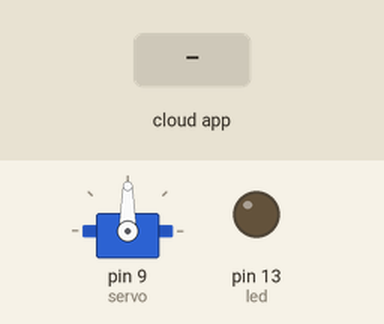
The sketch below on a simulated Arduino Uno, built with avr-gcc and run on an emulated ATmega328P. Shown: servo, output pins drawn as LEDs (lit = HIGH). The inputs (shaded band) are chosen by the test bench. The ROS host is connected and sends only what is stated.

Above: at 1.2 s.
1.3 s: the phone or cloud app sets servo to 0
At 1.6 s:
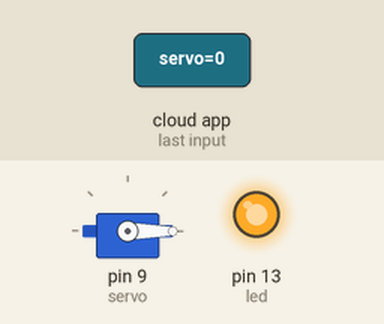
2.8 s: the phone or cloud app sets servo to 45
At 4.0 s:
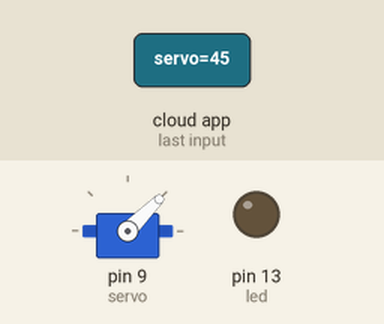
4.3 s: the phone or cloud app sets servo to 90
At 5.1 s:
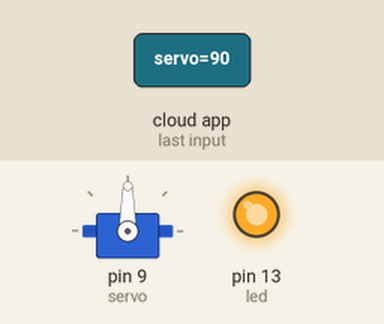
5.8 s: the phone or cloud app sets servo to 180
At 6.2 s:
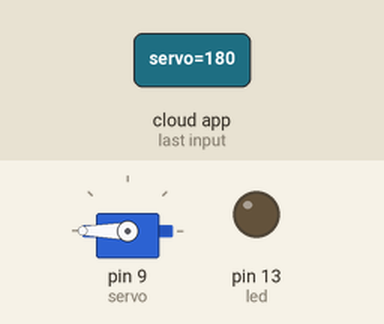
7.3 s: the phone or cloud app sets servo to 45
At 8.5 s:
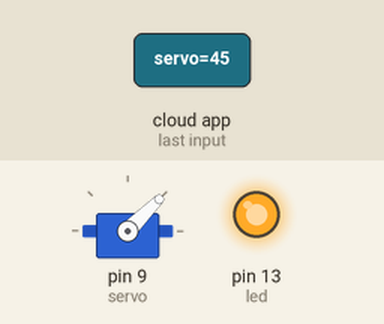
8.8 s: the phone or cloud app sets servo to 0
At 9.7 s:
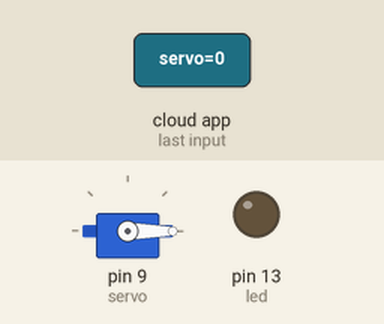
Timing chart, 0 to 11.3 s (numbered marks = the images above; inputs shaded):
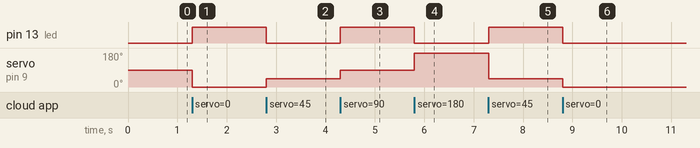

Measured:
- after the input at 1.3 s, pin 13 (led): LOW → HIGH at once; servo on pin 9 (servo): 90° → 0° at once
- after the input at 2.8 s, pin 13 (led): HIGH → LOW at once; servo on pin 9 (servo): 0° → 45° at once
- after the input at 4.3 s, pin 13 (led): LOW → HIGH at once; servo on pin 9 (servo): 45° → 90° at once
- after the input at 5.8 s, pin 13 (led): HIGH → LOW at once; servo on pin 9 (servo): 90° → 180° at once
- after the input at 7.3 s, pin 13 (led): LOW → HIGH at once; servo on pin 9 (servo): 180° → 45° at once
- after the input at 8.8 s, pin 13 (led): HIGH → LOW at once; servo on pin 9 (servo): 45° → 0° at once

The sketch:

ServoControl.ino
```cpp
/*
 * rosserial Servo Control Example
 *
 * This sketch demonstrates the control of hobby R/C servos
 * using ROS and the arduiono
 *
 * For the full tutorial write up, visit
 * www.ros.org/wiki/rosserial_arduino_demos
 *
 * For more information on the Arduino Servo Library
 * Checkout :
 * http://www.arduino.cc/en/Reference/Servo
 */

#if (ARDUINO >= 100)
 #include <Arduino.h>
#else
 #include <WProgram.h>
#endif

// Define which ROS messages will be used
#include <Servo.h>
#include <ros.h>
#include <std_msgs/UInt16.h>
#include <std_msgs/String.h>
#include <std_msgs/Empty.h>

// Define global variables
ros::NodeHandle  nh;
std_msgs::String str_msg;
std_msgs::UInt16 servo_return;
ros::Publisher returner("servo_return", &servo_return);

// Define the servo callback function
Servo servo;

void servo_cb( const std_msgs::UInt16& cmd_msg){
  servo.write(cmd_msg.data); //set servo angle, should be from 0-180
  digitalWrite(13, HIGH-digitalRead(13));  //toggle led
  servo_return.data = cmd_msg.data + 10;
  returner.publish(&servo_return);
}

ros::Subscriber<std_msgs::UInt16> sub("servo", servo_cb);

void setup(){
  pinMode(13, OUTPUT);

  // Initiate all publishers and subscribers
  nh.initNode();
  nh.subscribe(sub);
  nh.advertise(returner);

  servo.attach(9); //attach it to pin 9
}

void loop(){

  // Check for new information every 1 ms
  nh.spinOnce();
  delay(1);
}
```
